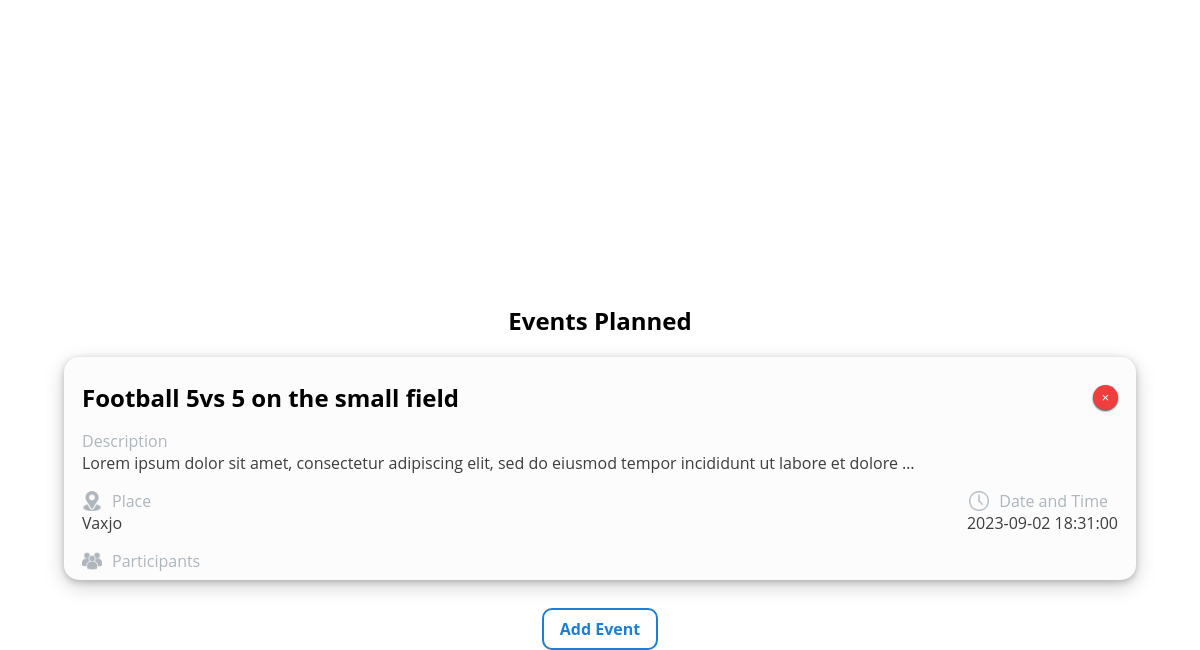
The page / (signed in, lower part) on the database as committed earlier.
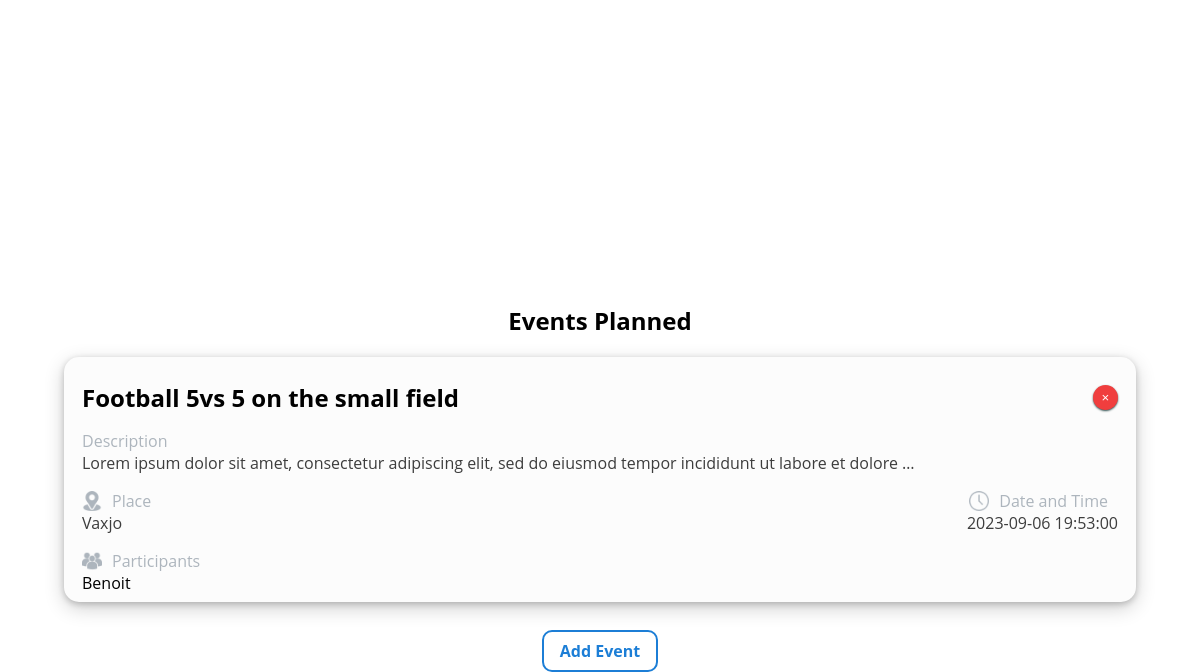
The same page on the database as committed later.
### website/models.py (models this page shows)
class Events(db.Model):
    id = db.Column(db.Integer, primary_key=True)
    name = db.Column(db.String(150), nullable=False)
    description = db.Column(db.String(1000), nullable=True)
    organizer_id = db.Column(db.Integer, db.ForeignKey('user.id'))  # Corrected column name
    date = db.Column(db.DateTime, nullable=False)
    place = db.Column(db.String(150), nullable=False)
    participants = db.relationship('User', secondary=user_events, back_populates='events')
    comments = db.relationship('Comment', backref='event', lazy=True)

class User(db.Model, UserMixin):
    id = db.Column(db.Integer, primary_key=True)
    email = db.Column(db.String(150), unique=True)
    password = db.Column(db.String(150))
    first_name = db.Column(db.String(150))
    notes = db.relationship('Note')
    events = db.relationship('Events', secondary=user_events, back_populates='participants')
    comments = db.relationship('Comment', backref='user', lazy=True)

### website/views.py (the view)
@views.route('/', methods=['GET', 'POST'])
@login_required
def home():
    events = Events.query.all()
    if request.method == 'POST':
        print("Redirect to create event")
    return render_template("home.html", user=current_user, events=events)

### website/__init__.py (called while the page is built)
def create_app():
    app = Flask(__name__)
    app.config['SECRET_KEY'] = 'hjshjhdjah kjshkjdhjs'
    app.config['SQLALCHEMY_DATABASE_URI'] = f'sqlite:///{DB_NAME}'
    db.init_app(app)
    from .views import views
    from .auth import auth
    app.register_blueprint(views, url_prefix='/')
    app.register_blueprint(auth, url_prefix='/')
    from .models import User, Note, Events
    with app.app_context():
        db.create_all()
    login_manager = LoginManager()
    login_manager.login_view = 'auth.login'
    login_manager.init_app(app)
    @login_manager.user_loader
    def load_user(id):
        return User.query.get(int(id))
    return app

### website/templates/home.html (shortened to what this page needs)
{% extends "base.html" %} {% block title %}Home{% endblock %} {% block content
%}
<div class="container_scroll">
  <div class="text_speech">
    <br>
    <br>
  </div>
</div>
<br>
  <h2 align="center">Events Planned</h2>
<ul class="class_events" id="notes">
  {% for event in events %}
  <li class="list-group-item" onClick="redirectToEvent({{ event.id }})" style="z-index: 1;">
    <div class="cross-and-title">
    <h2>{{ event.name }}</h2>
    {% if user.id == event.organizer_id %}
    <button type="button" class="close" onClick="deleteEvent({{ event.id }})" style="z-index: 2;">
      <span aria-hidden="true">&times;</span>
    </button>
    {% endif %}
    </div>
    <p class='subtitle'>Description</p>
    <p class='description truncate-text'>{{ event.description }} </p>
    <div class="place-and-time">
      <div class='icon-text'>
      <img src="static/location.png" alt="location" class='icon'>
      <a class='subtitle'>Place</a>
      </div>
      <div class='icon-text'>
      <img src="static/clock.png" alt="Time" class='icon'>
      <a class='subtitle'>Date and Time</a>
      </div>
    </div>
    <div class="place-and-time">
    <p class='bottom'>{{ event.place }} </p>
    <p class='bottom'>{{ event.date }} </p>
    </div>
    {% if participants is not none %}
    <div class="place-and-time">
      <div class='icon-text'>
      <img src="static/people.png" alt="location" class='icon'>
      <a class='subtitle'>Participants</a>
      </div>
    </div>
    <div class="participants-class">
    {% for participant in event.participants %}
        <a class="participants-name"> {{ participant.first_name}} </a>
    {% endfor %}
    </div>
    {% endif %}
  </li>
  {% endfor %}
</ul>
<form method="POST">
  <br />
  <div align="center">
    <a type="submit" class="btn btn-primary add-event-button" href="/createevent">Add Event</a>
  </div>
</form>
{% endblock %}

Rows that differ between the two databases and show on the page:
changed Events "Football 5vs 5 on the small field": gains User (first_name "Benoit"); date "2023-09-02 18:31:00" → "2023-09-06 19:53:00"
